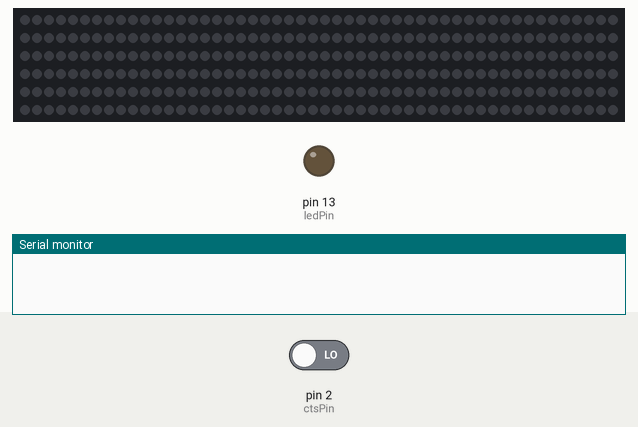
Bench run of a sketch on a simulated Arduino Uno, built with avr-gcc and run on an emulated ATmega328P. Parts: 300 RGB LEDs in strip order, left to right, continuing on the next row, output pins drawn as LEDs (lit = HIGH), the last lines printed to the serial monitor. The test bench sets the inputs (shaded band); at power-on: pin 2 (ctsPin) LOW. Dim RGB values are drawn brighter than linear.

Above: at 1.2 s.
1.3 s: pin 2 (ctsPin) driven HIGH
At 2.6 s:
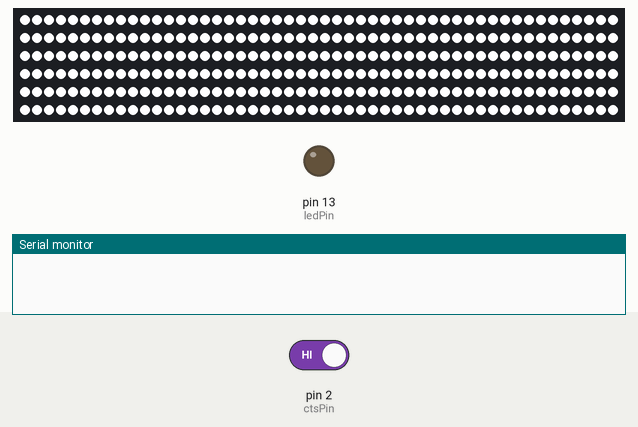
At 3.8 s:
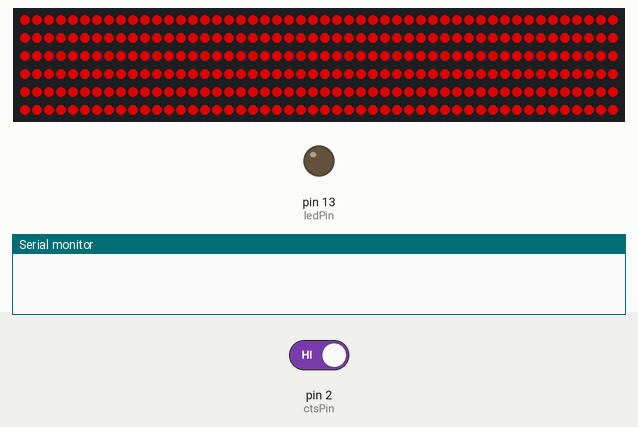
4.3 s: pin 2 (ctsPin) driven LOW
At 6.3 s:
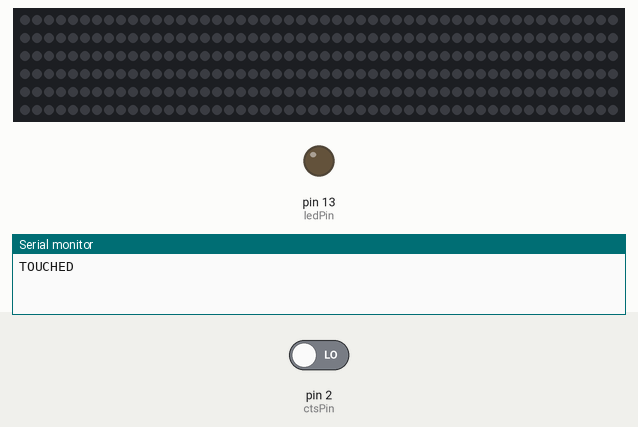
Timing chart, 0 to 7.8 s (numbered marks = the images above; inputs shaded):
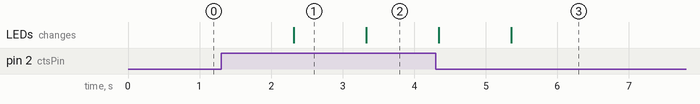

Measured:
- after the input at 1.3 s, the LEDs: change after 1.0 s (image 1)
- after the input at 4.3 s, the LEDs: first differ from a run without the input after 1.1 s (image 3)
- what the display in image 1 shows lasts 1.0 s, from 2.3 s to 3.3 s

The sketch:

ledstrip.ino
```cpp
#include <FastLED.h>

//definiëren van de pins en het aantal leds
#define LED_PIN     7
#define NUM_LEDS    300
#define ctsPin 2


//definiëren van de
 int ledPin = 13;
 int colours = 0;


CRGB leds[NUM_LEDS];

void setup() {

  FastLED.addLeds<WS2812, LED_PIN, GRB>(leds, NUM_LEDS);

  Serial.begin(9600);

  pinMode(ledPin, OUTPUT);

  pinMode(ctsPin, INPUT);


}

void loop() {

      {


      int ctsValue = digitalRead(ctsPin);

      //if statement die de onderstaande code activeert wanneer de sensor aanraking detecteert
      if (ctsValue == HIGH)
        {
          //switch wordt aangemaakt
          switch(colours){
            //met cases wordt een cyclus gemaakt van kleuren
          case 0:
          delay(1000);
          //om de een seconde wordt elke case uitgevoerd

            for (int led = 0; led < NUM_LEDS; led++)
            {
              //kleuren worden gedefiniërd door rgb codes
               leds[led] = CRGB(255,255,255);
            }
           FastLED.show();
          case 1:
            delay(1000);
             for (int led = 0; led < NUM_LEDS; led++)
              {
                 leds[led] = CRGB(149,0,0);
              }
          FastLED.show();
          case 2:
            delay(1000);
             for (int led = 0; led < NUM_LEDS; led++)
              {
                 leds[led] = CRGB(0,0,149);
              }
          FastLED.show();
          case 3:
             delay(1000);
             for (int led = 0; led < NUM_LEDS; led++)
              {
                 leds[led] = CRGB(255, 98, 4);
              }
          FastLED.show();

          }


         //in de seriële monitor wordt ook textueel aangegeven
           Serial.println("TOUCHED");

           }


//als de sensor geen aanraking detecteert, dan wordt deze code uitgevoerd
     else

        {

         digitalWrite(ledPin,LOW);

            //de code is niet veel veranderd, maar de kleuren codes hebben waardes van 0, wat resulteert in geen licht
             for (int led = 0; led < NUM_LEDS; led++)
              {
                 leds[led] = CRGB(0,0,0);
              }
             FastLED.show();


          }

      delay(0.9);

      }


}
```
